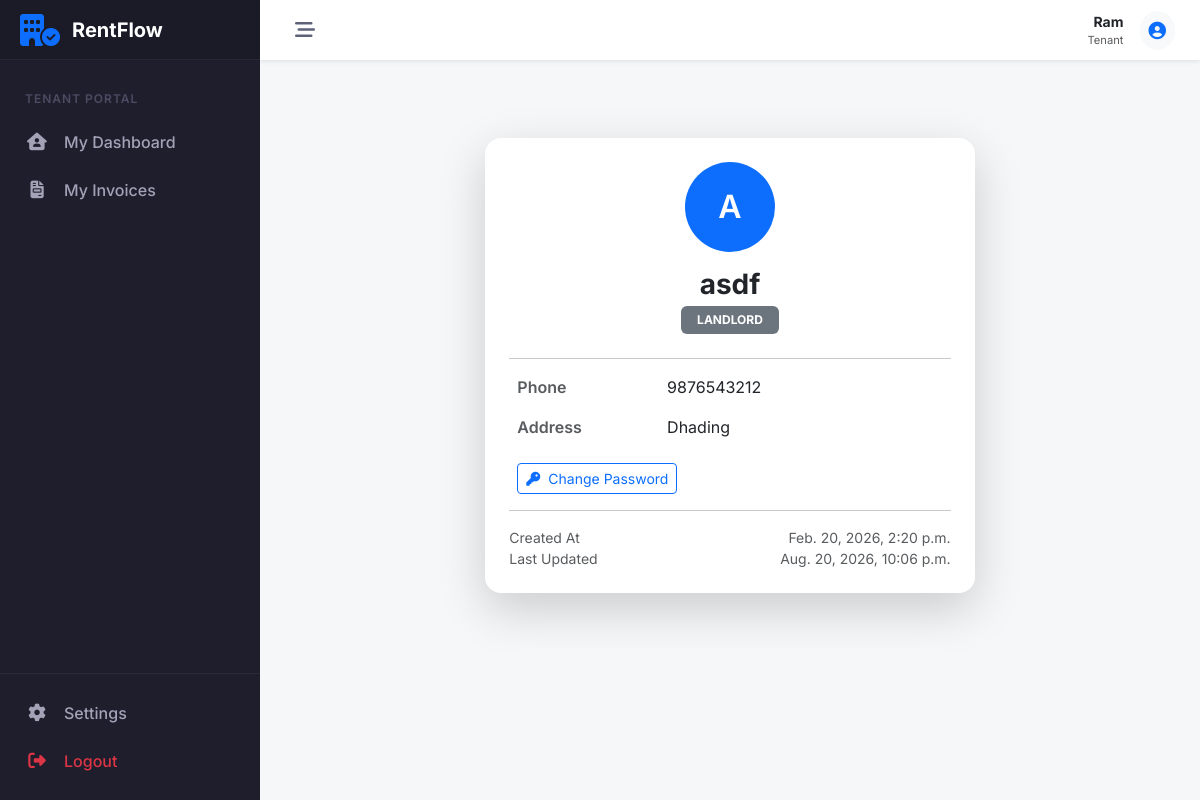
Screenshot of /profile/2/ (signed in) with the database file from the repository.
### accounts/models.py (models this page shows, shortened)
class Profile(models.Model):
    ROLE_CHOICES = (
        ('LANDLORD', 'Landlord'),
        ('TENANT', 'Tenant'),
    )
    user = models.OneToOneField(User, on_delete=models.CASCADE, related_name='profile')
    role = models.CharField(max_length=10, choices=ROLE_CHOICES, default='TENANT', db_index=True)
    phone = models.CharField(max_length=15, blank=True)
    address = models.TextField(blank=True)
    needs_password_change = models.BooleanField(default=False)
    created_at = models.DateTimeField(auto_now_add=True)
    updated_at = models.DateTimeField(auto_now=True)

### accounts/views.py (the view)
# urls.py: path('profile/<int:profile_id>/', profile_view, name='profile_view'),
def profile_view(request, profile_id):
    profile = Profile.objects.get(id=profile_id)
    return render(request, 'accounts/profile.html', {'profile': profile})

### accounts/templates/accounts/profile.html (shortened to what this page needs)
{% extends 'core/base.html' %}
{% block content %}
<div class="container py-5">
    <div class="row justify-content-center">
        <div class="col-lg-7 col-md-9">
            <div class="card border-0 shadow-lg rounded-4">
                <div class="card-body p-4">
                    <div class="text-center mb-4">
                        <div class="rounded-circle bg-primary text-white d-flex align-items-center justify-content-center mx-auto mb-3"
                             style="width: 90px; height: 90px; font-size: 32px; font-weight: 600;">
                            {{ profile.user.username|slice:":1"|upper }}
                        </div>
                        <h3 class="mb-1 fw-bold">{{ profile.user.username }}</h3>
                        <span class="badge bg-secondary px-3 py-2">
                            {{ profile.role }}
                        </span>
                    </div>
                    <hr>
                    <div class="px-2">
                        <div class="row mb-3">
                            <div class="col-4 text-muted fw-semibold">
                                Phone
                            </div>
                            <div class="col-8">
                                {{ profile.phone|default:"Not provided" }}
                            </div>
                        </div>
                        <div class="row mb-3">
                            <div class="col-4 text-muted fw-semibold">
                                Address
                            </div>
                            <div class="col-8">
                                {{ profile.address|default:"Not provided" }}
                            </div>
                        </div>
                        <div class="mt-4">
                            <a href="{% url 'accounts:password_change' %}" class="btn btn-outline-primary btn-sm">
                                <i class="fa-solid fa-key me-2"></i>Change Password
                            </a>
                        </div>
                    </div>
                    <hr>
                    <div class="small text-muted">
                        <div class="d-flex justify-content-between">
                            <span>Created At</span>
                            <span>{{ profile.created_at }}</span>
                        </div>
                        <div class="d-flex justify-content-between">
                            <span>Last Updated</span>
                            <span>{{ profile.updated_at }}</span>
                        </div>
                    </div>
                </div>
            </div>
        </div>
    </div>
</div>
{% endblock %}

### core/templates/core/base.html (shortened to what this page needs)
<!DOCTYPE html>
<html lang="en">
<head>
    <link href="https://cdn.jsdelivr.net/npm/bootstrap@5.3.0/dist/css/bootstrap.min.css" rel="stylesheet">
    <link rel="stylesheet" href="https://cdnjs.cloudflare.com/ajax/libs/font-awesome/6.5.1/css/all.min.css">
</head>
<body>
    {% if user.is_authenticated %}
    <aside id="sidebar">
        <div class="sidebar-logo">
            <i class="fa-solid fa-building-circle-check fa-2x text-primary"></i>
            <span class="logo-text">RentFlow</span>
        </div>
        <div class="sidebar-nav">
            {% if user.profile.role == 'LANDLORD' %}
            <div class="nav-header">Management</div>
            <a href="{% url 'dashboard:landlord_dash' %}"
                class="nav-link-custom {% if 'dashboard' in request.resolver_match.view_name %}active{% endif %}">
                <i class="fa-solid fa-gauge-high"></i>
                <span>Dashboard</span>
            </a>
            <div class="nav-item">
                <a class="nav-link-custom" data-bs-toggle="collapse" href="#collapse-properties" role="button"
                    aria-expanded="false" aria-controls="collapse-properties">
                    <i class="fa-solid fa-city"></i>
                    <span>Properties</span>
                </a>
                <div class="collapse" id="collapse-properties">
                    <a href="{% url 'properties:property_add' %}" class="nav-link-custom ms-4">
                        <i class="fa-solid fa-circle-plus fa-xs me-1"></i>Add Property</a>
                    <a href="{% url 'properties:property_list' %}" class="nav-link-custom ms-4">
                        <i class="fa-solid fa-list fa-xs me-1"></i>Property List</a>
                </div>
            </div>
            <div class="nav-item">
                <a class="nav-link-custom" data-bs-toggle="collapse" href="#collapse-rooms" role="button"
                    aria-expanded="false" aria-controls="collapse-rooms">
                    <i class="fa-solid fa-door-open"></i>
                    <span>Rooms</span>
                </a>
                <div class="collapse" id="collapse-rooms">
                    <a href="{% url 'properties:room_add' %}" class="nav-link-custom ms-4">
                        <i class="fa-solid fa-circle-plus fa-xs me-1"></i>Add Room</a>
                    <a href="{% url 'properties:room_list' %}" class="nav-link-custom ms-4">
                        <i class="fa-solid fa-list fa-xs me-1"></i>Room List</a>
                </div>
            </div>
            <div class="nav-item">
                <a class="nav-link-custom" data-bs-toggle="collapse" href="#collapse-tenants" role="button"
                    aria-expanded="false" aria-controls="collapse-tenants">
                    <i class="fa-solid fa-users"></i>
                    <span>Tenants</span>
                </a>
                <div class="collapse" id="collapse-tenants">
                    <a href="{% url 'properties:tenancy_add' %}" class="nav-link-custom ms-4">
                        <i class="fa-solid fa-circle-plus fa-xs me-1"></i>Add Tenant</a>
                    <a href="{% url 'properties:tenancy_list' %}" class="nav-link-custom ms-4">
                        <i class="fa-solid fa-list fa-xs me-1"></i>Tenant List</a>
                </div>
            </div>
            <div class="nav-header mt-3">Finance</div>
            <div class="nav-item">
                <a class="nav-link-custom" data-bs-toggle="collapse" href="#collapse-invoices" role="button"
                    aria-expanded="false" aria-controls="collapse-invoices">
                    <i class="fa-solid fa-file-invoice-dollar"></i>
                    <span>Invoices</span>
                </a>
                <div class="collapse" id="collapse-invoices">
                    <a href="{% url 'payments:generate_invoices' %}" class="nav-link-custom ms-4">
                        <i class="fa-solid fa-circle-plus fa-xs me-1"></i>Generate</a>
                    <a href="{% url 'payments:invoice_list' %}" class="nav-link-custom ms-4">
                        <i class="fa-solid fa-list fa-xs me-1"></i>Invoice List</a>
                </div>
            </div>
            <div class="nav-item">
                <a class="nav-link-custom" data-bs-toggle="collapse" href="#collapse-expenses" role="button"
                    aria-expanded="false" aria-controls="collapse-expenses">
                    <i class="fa-solid fa-wallet"></i>
                    <span>Expenses</span>
                </a>
                <div class="collapse" id="collapse-expenses">
                    <a href="{% url 'payments:expense_create' %}" class="nav-link-custom ms-4">
                        <i class="fa-solid fa-circle-plus fa-xs me-1"></i>Add Expense</a>
                    <a href="{% url 'payments:expense_list' %}" class="nav-link-custom ms-4">
                        <i class="fa-solid fa-list fa-xs me-1"></i>Expense List</a>
                </div>
            </div>
            <a href="{% url 'payments:financial_report' %}"
                class="nav-link-custom {% if 'report' in request.resolver_match.view_name %}active{% endif %}">
                <i class="fa-solid fa-chart-pie"></i>
                <span>Reports</span>
            </a>
            {% elif user.profile.role == 'TENANT' %}
            <div class="nav-header">Tenant Portal</div>
            <a href="{% url 'dashboard:tenant_dash' %}"
                class="nav-link-custom {% if request.resolver_match.view_name == 'dashboard:tenant_dash' %}active{% endif %}">
                <i class="fa-solid fa-house-user"></i>
                <span>My Dashboard</span>
            </a>
            <a href="{% url 'payments:invoice_list' %}"
                class="nav-link-custom {% if 'invoice' in request.resolver_match.view_name %}active{% endif %}">
                <i class="fa-solid fa-file-invoice"></i>
                <span>My Invoices</span>
            </a>
            {% endif %}
        </div>
        <div class="sidebar-footer">
            <a href="#" class="nav-link-custom">
                <i class="fa-solid fa-gear"></i>
                <span>Settings</span>
            </a>
            <a href="javascript:void(0)" onclick="document.getElementById('logout-form').submit()"
                class="nav-link-custom text-danger">
                <i class="fa-solid fa-right-from-bracket"></i>
                <span>Logout</span>
            </a>
        </div>
    </aside>
    <div id="main-wrapper">
        <header id="topbar">
            <button class="toggle-btn" id="sidebar-toggle">
                <i class="fa-solid fa-bars-staggered"></i>
            </button>
            <div class="ms-auto d-flex align-items-center">
                <div class="me-3 d-none d-md-block text-end">
                    <div class="fw-bold small text-dark">{{ user.username }}</div>
                    <div class="text-muted small" style="font-size: 0.7rem;">{{ user.profile.get_role_display }}</div>
                </div>
                <div class="dropdown">
                    <a href="#" class="btn btn-light btn-sm rounded-circle p-2" data-bs-toggle="dropdown">
                    </a>
                </div>
            </div>
        </header>
        <main id="content-area">
            {% block content %}{% endblock %}
        </main>
    </div>
    {% endif %}
</body>
</html>

### core/templates/core/base.html (style rules this page uses)
:root { --sidebar-width: 260px; --sidebar-collapsed-width: 70px; --sidebar-bg: #1e1e2d; --sidebar-hover: #2b2b40; --sidebar-active: #3699ff; --topbar-height: 60px; --transition-speed: 0.3s; }
body { font-family: 'Inter', sans-serif; background-color: #f5f7f9; overflow-x: hidden; }
#sidebar { width: var(--sidebar-width); height: 100vh; position: fixed; left: 0; top: 0; background: var(--sidebar-bg); color: #a2a3b7; transition: all var(--transition-speed) ease-in-out; z-index: 1000; display: flex; flex-direction: column; }
.sidebar-logo { padding: 20px; height: var(--topbar-height); display: flex; align-items: center; border-bottom: 1px solid rgba(255, 255, 255, 0.05); background: rgba(0, 0, 0, 0.1); overflow: hidden; white-space: nowrap; }
.logo-text { font-weight: 700; font-size: 1.25rem; color: #fff; margin-left: 12px; transition: opacity var(--transition-speed); }
.sidebar-nav { padding: 20px 0; flex-grow: 1; overflow-y: auto; overflow-x: hidden; }
.nav-header { padding: 10px 25px; font-size: 0.75rem; text-transform: uppercase; font-weight: 600; letter-spacing: 1px; color: #4b4b62; }
.nav-link-custom { display: flex; align-items: center; padding: 12px 25px; color: #a2a3b7; text-decoration: none; transition: all 0.2s; white-space: nowrap; position: relative; }
.nav-link-custom i { width: 24px; font-size: 1.1rem; text-align: center; }
.nav-link-custom span { margin-left: 15px; font-weight: 500; transition: opacity var(--transition-speed); }
#main-wrapper { margin-left: var(--sidebar-width); min-height: 100vh; transition: all var(--transition-speed) ease-in-out; display: flex; flex-direction: column; }
#topbar { height: var(--topbar-height); background: #fff; box-shadow: 0 0.125rem 0.25rem rgba(0, 0, 0, 0.075); display: flex; align-items: center; padding: 0 25px; position: sticky; top: 0; z-index: 999; }
.toggle-btn { background: transparent; border: none; font-size: 1.25rem; color: #5e6278; cursor: pointer; padding: 5px 10px; border-radius: 4px; }
#content-area { padding: 30px; flex-grow: 1; }
.sidebar-footer { border-top: 1px solid rgba(255, 255, 255, 0.05); padding: 15px 0; }

### rows the page displays
Profile: user.username "A", user.username "asdf", role "LANDLORD", phone "9876543212", address "Dhading", created_at "Feb. 20, 2026, 2:20 p.m.", updated_at "Aug. 20, 2026, 10:06 p.m."

### other values shown
{{ user.username }} "Ram"
{{ user.profile.get_role_display }} "Tenant"
